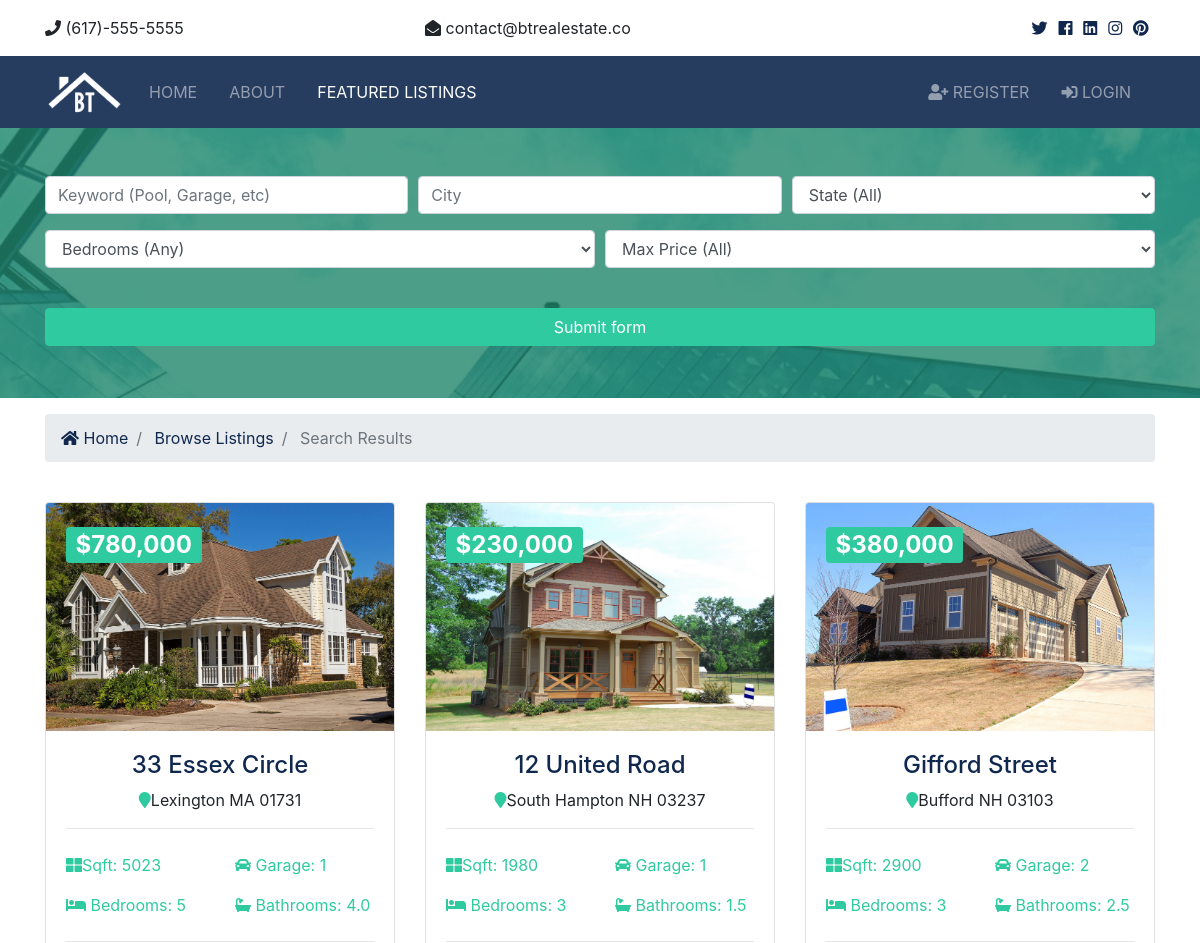
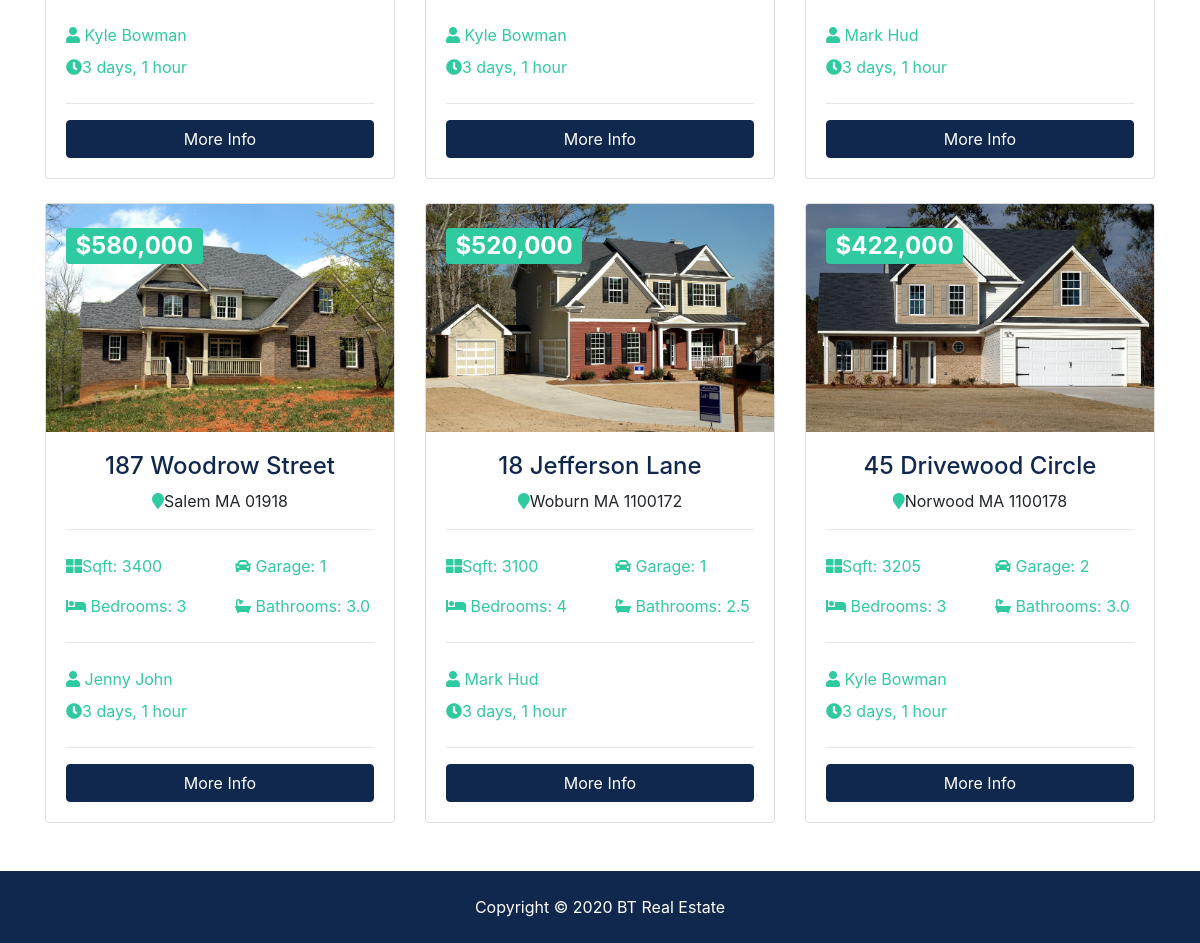
The page /listings/search on the database its author committed (2 pictures, top to bottom).
### listings/models.py (models this page shows, shortened)
class Listing(models.Model):
    realtor = models.ForeignKey(Realtor,on_delete=models.DO_NOTHING)
    title = models.CharField(max_length=256)
    address = models.CharField(max_length=256)
    city = models.CharField(max_length=100)
    state = models.CharField(max_length=100)
    zipcode = models.CharField(max_length=100)
    description = models.TextField(blank=True)
    price = models.IntegerField()
    bedrooms = models.IntegerField()
    bathrooms = models.DecimalField(max_digits=2,decimal_places=1)
    garage = models.IntegerField(default=0)
    sqft = models.IntegerField()
    lot_size = models.DecimalField(max_digits=5,decimal_places=1)
    photo_main = models.ImageField(upload_to='photos/%Y/%m/%d')
    photo_1 = models.ImageField(upload_to='photos/%Y/%m/%d',blank=True)
    photo_2 = models.ImageField(upload_to='photos/%Y/%m/%d',blank=True)
    photo_3 = models.ImageField(upload_to='photos/%Y/%m/%d',blank=True)
    photo_4 = models.ImageField(upload_to='photos/%Y/%m/%d',blank=True)
    photo_5 = models.ImageField(upload_to='photos/%Y/%m/%d',blank=True)
    photo_6 = models.ImageField(upload_to='photos/%Y/%m/%d',blank=True)
    is_published = models.BooleanField(default=True)
    list_date = models.DateTimeField(default=timezone.now,blank=True)

### realtors/models.py (models this page shows)
class Realtor(models.Model):
    name = models.CharField(max_length=250)
    photo = models.ImageField(upload_to='photos/%Y/%m/%d')
    description = models.TextField(blank=True)
    phone = models.CharField(max_length=20)
    email = models.CharField(max_length=20)
    is_mvp = models.BooleanField(default=False)
    hire_date = models.DateTimeField(default=timezone.now,blank=True)
    def __str__(self):
        return self.name

### listings/views.py (the view)
# urls.py: path('search',views.search,name='search'),
def search(request):
    queryset_list = Listing.objects.order_by('-list_date')
    if 'keywords' in request.GET:
        keywords = request.GET['keywords']
        if keywords:
            queryset_list = queryset_list.filter(description__icontains=keywords)
    if 'city' in request.GET:
        city = request.GET['city']
        if city:
            queryset_list = queryset_list.filter(city__iexact=city)
    if 'state' in request.GET:
        state = request.GET['state']
        if state:
            queryset_list = queryset_list.filter(state__iexact=state)
    if 'bedrooms' in request.GET:
        bedrooms = request.GET['bedrooms']
        if bedrooms:
            queryset_list = queryset_list.filter(bedrooms__lte=bedrooms)
    if 'price' in request.GET:
        price = request.GET['price']
        if price:
            queryset_list = queryset_list.filter(price__lte=price)
    context = {
        'state_choices' : state_choices,
        'price_choices' : price_choices,
        'bedroom_choices' : bedroom_choices,
        'listings' : queryset_list,
        'values' : request.GET
    }
    return render(request,'listings/search.html',context)

### templates/listings/search.html (shortened to what this page needs)
{% extends 'base.html' %}
{% load humanize %}
{% load static %}
{% block content %}
  <section id="showcase-inner" class="showcase-search text-white py-5">
    <div class="container">
      <div class="row text-center">
        <div class="col-md-12">
          <form action="{% url 'search' %}">
            <div class="form-row">
              <div class="col-md-4 mb-3">
                <input type="text" name="keywords" class="form-control" placeholder="Keyword (Pool, Garage, etc)" value='{{values.keywords}}'>
              </div>
              <div class="col-md-4 mb-3">
                <input type="text" name="city" class="form-control" placeholder="City" value='{{values.city}}'>
              </div>
              <div class="col-md-4 mb-3">
                <select name="state" class="form-control">
                  <option selected="true" disabled="disabled">State (All)</option>
                </select>
              </div>
            </div>
            <div class="form-row">
              <div class="col-md-6 mb-3">
                <select name="bedrooms" class="form-control">
                  <option selected="true" disabled="disabled">Bedrooms (Any)</option>
                </select>
              </div>
              <div class="col-md-6 mb-3">
                <select name="price" class="form-control">
                  <option selected="true" disabled="disabled">Max Price (All)</option>
                </select>
              </div>
            </div>
            <button class="btn btn-secondary btn-block mt-4" type="submit">Submit form</button>
          </form>
        </div>
      </div>
    </div>
  </section>
  <section id="bc" class="mt-3">
    <div class="container">
      <nav aria-label="breadcrumb">
        <ol class="breadcrumb">
          <li class="breadcrumb-item">
            <a href="index.html">
              <i class="fas fa-home"></i> Home</a>
          </li>
          <li class="breadcrumb-item">
            <a href="listings.html">Browse Listings</a>
          </li>
          <li class="breadcrumb-item active"> Search Results</li>
        </ol>
      </nav>
    </div>
  </section>
  <section id="listings" class="py-4">
    <div class="container">
      <div class="row">
        {% if listings %}
          {% for listing in listings %}
          <div class="col-md-6 col-lg-4 mb-4">
            <div class="card listing-preview">
              <img class="card-img-top" src="{{ listing.photo_main.url }}" alt="">
              <div class="card-img-overlay">
                <h2>
                  <span class="badge badge-secondary text-white">${{listing.price|intcomma}}</span>
                </h2>
              </div>
              <div class="card-body">
                <div class="listing-heading text-center">
                  <h4 class="text-primary">{{listing.title}}</h4>
                  <p>
                    <i class="fas fa-map-marker text-secondary"></i>{{listing.city}} {{listing.state}} {{listing.zipcode}}</p>
                </div>
                <hr>
                <div class="row py-2 text-secondary">
                  <div class="col-6">
                    <i class="fas fa-th-large"></i>Sqft: {{listing.sqft}}</div>
                  <div class="col-6">
                    <i class="fas fa-car"></i> Garage: {{listing.garage}}</div>
                </div>
                <div class="row py-2 text-secondary">
                  <div class="col-6">
                    <i class="fas fa-bed"></i> Bedrooms: {{listing.bedrooms}}</div>
                  <div class="col-6">
                    <i class="fas fa-bath"></i> Bathrooms: {{listing.bathrooms}}</div>
                </div>
                <hr>
                <div class="row py-2 text-secondary">
                  <div class="col-12">
                    <i class="fas fa-user"></i> {{listing.realtor}}</div>
                </div>
                <div class="row text-secondary pb-2">
                  <div class="col-6">
                    <i class="fas fa-clock"></i>{{listing.list_date|timesince}}</div>
                </div>
                <hr>
                <a href="{% url 'listing' listing.id %}" class="btn btn-primary btn-block">More Info</a>
              </div>
            </div>
          </div>
          {% endfor %}
        {% else %}
        <div class="col-md-12">
          <p class='display-2'>No Searches Available
          </p>
        </div>
        {% endif %}
      </div>
    </div>
  </section>
  {% endblock %}

### btre/static/css/all.css (style rules this page uses)
.fa, .fas, .far, .fal, .fab { -moz-osx-font-smoothing: grayscale; -webkit-font-smoothing: antialiased; display: inline-block; font-style: normal; font-variant: normal; text-rendering: auto; line-height: 1; }
.fa-bath:before { content: "\f2cd"; }
.fa-bed:before { content: "\f236"; }
.fa-car:before { content: "\f1b9"; }
.fa-clock:before { content: "\f017"; }
.fa-home:before { content: "\f015"; }
.fa-map-marker:before { content: "\f041"; }
.fa-th-large:before { content: "\f009"; }
.fa-user:before { content: "\f007"; }
.fa, .fas { font-family: 'Font Awesome 5 Free'; font-weight: 900; }

### btre/static/css/style.css (style rules this page uses)
.btn-secondary { color: #fff !important; }
img { width: 100%; }
#showcase-inner { background: url('../img/building.jpg'); background-repeat: no-repeat; background-position: top; text-align: center; background-attachment: fixed; background-size: cover; position: relative; overflow: hidden; min-height: 200px; }
#showcase-inner::before { content: ''; position: absolute; top: 0; left: 0; min-height: 100%; width: 100%; background: rgba(32, 134, 107, 0.8); }
#showcase-inner.showcase-search { min-height: 270px; }
.listing-preview a { position: relative; }

### rows shown on the page
Listing: photo_main (picture), price "780,000", title "33 Essex Circle", city "Lexington", state "MA", zipcode "01731", sqft "5023", garage "1", bedrooms "5", bathrooms "4.0", realtor "Kyle Bowman", list_date "3 days, 1 hour"
Listing: photo_main (picture), price "230,000", title "12 United Road", city "South Hampton", state "NH", zipcode "03237", sqft "1980", garage "1", bedrooms "3", bathrooms "1.5", realtor "Kyle Bowman", list_date "3 days, 1 hour"
Listing: photo_main (picture), price "380,000", title "Gifford Street", city "Bufford", state "NH", zipcode "03103", sqft "2900", garage "2", bedrooms "3", bathrooms "2.5", realtor "Mark Hud", list_date "3 days, 1 hour"
Listing: photo_main (picture), price "580,000", title "187 Woodrow Street", city "Salem", state "MA", zipcode "01918", sqft "3400", garage "1", bedrooms "3", bathrooms "3.0", realtor "Jenny John", list_date "3 days, 1 hour"
Listing: photo_main (picture), price "520,000", title "18 Jefferson Lane", city "Woburn", state "MA", zipcode "1100172", sqft "3100", garage "1", bedrooms "4", bathrooms "2.5", realtor "Mark Hud", list_date "3 days, 1 hour"
Listing: photo_main (picture), price "422,000", title "45 Drivewood Circle", city "Norwood", state "MA", zipcode "1100178", sqft "3205", garage "2", bedrooms "3", bathrooms "3.0", realtor "Kyle Bowman", list_date "3 days, 1 hour"
